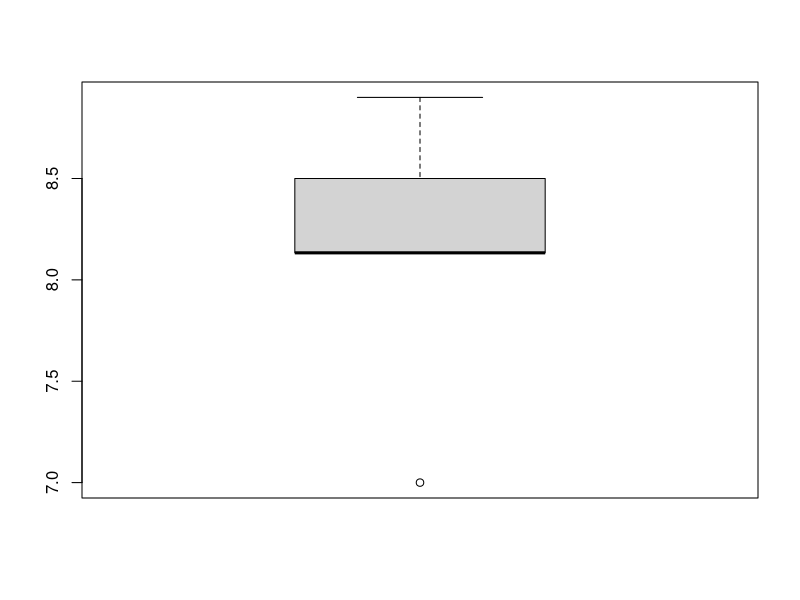

This chart was generated by the following R code:
## ---- chunk 1

stud = read.csv("q1.csv")
stud$stud.name = gsub("\\s+", " ", trimws(stud$stud.name))
stud$stud.name = gsub("[^a-zA-Z| ]","", stud$stud.name)
stud$stud.name = tolower(stud$stud.name)
stud$cgpa = gsub("-|%","",stud$cgpa)
stud$cgpa = as.numeric(stud$cgpa)
stud$cgpa = replace(stud$cgpa, stud$cgpa>10.0 | stud$cgpa<0.0,NA)
stud$cgpa = ifelse(is.na(stud$cgpa),mean(stud$cgpa,na.rm=TRUE),stud$cgpa)
library(stringr)
stud$stud.name = str_to_title(stud$stud.name)
outliers = boxplot(stud$cgpa, plot=TRUE)$out
stud = stud[-which(stud$cgpa %in% outliers),]
stud

